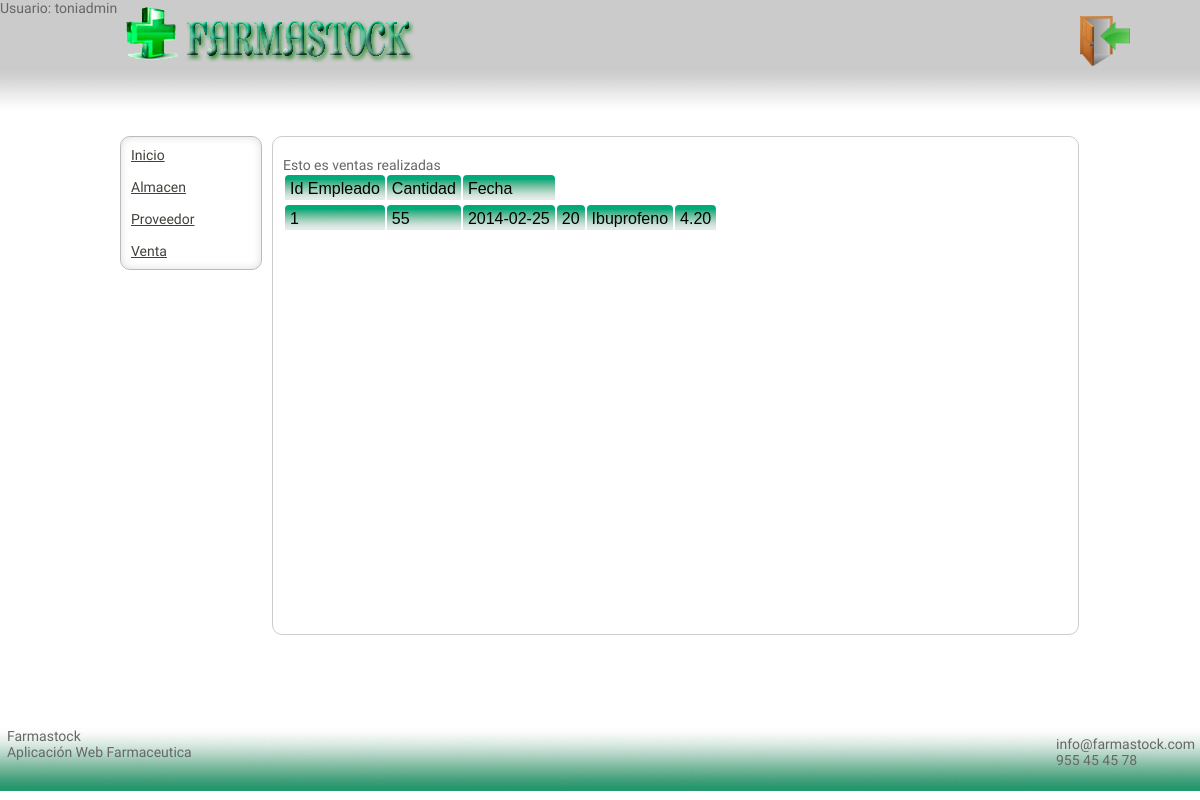
The page /ventas_realizadas.php (signed in) on the database its author committed.
### tables this page shows
CREATE TABLE IF NOT EXISTS `venta` (
  `id_empleado` int(11) NOT NULL,
  `id_producto` int(11) NOT NULL,
  `fecha` date NOT NULL,
  `cantidad` int(4) NOT NULL,
  `nombre_prod` varchar(50) NOT NULL,
  `precio_unidad` decimal(5,2) NOT NULL,
  UNIQUE KEY `id_emple` (`id_empleado`,`id_producto`),
  KEY `id_product` (`id_producto`)
);

### ventas_realizadas.php (the view, shortened to what this page needs)
<!DOCTYPE html PUBLIC "-//W3C//DTD XHTML 1.0 Transitional//ES" "http://www.w3.org/TR/xhtml1/DTD/xhtml1-transitional.dtd">
<html xmlns="http://www.w3.org/1999/xhtml">
<head>
<link href="css/principal.css" rel="stylesheet" type="text/css" />
</head>
<body>
<div class="container">
  <div class="header">
  <?php include("includes/cabecera.php"); ?>
     </div>
       <div class="logo_logout">
           <?php include("includes/logo_logout.php"); ?>
       </div>
  <div class="menuizqu">
      <?php include("includes/menuizquierda.php"); ?>
  </div>
  <div class="content">
 <p>Esto es ventas realizadas </p>
 <?php
$query = 'SELECT * FROM venta';
$result = mysql_query($query) or die('Consulta fallida: ' . mysql_error());
echo "<table border=0 class=\"tabla\" >\n";
echo "<tr> <td>Id Empleado</td> <td> Cantidad</td> <td>Fecha</td> </tr>";
while ($line = mysql_fetch_array($result, MYSQL_ASSOC)) {
    echo "\t<tr>\n";
    foreach ($line as $col_value) {
	    echo "\t\t<td>$col_value</td> \n";
    }
	echo "\t</tr>\n";
}
echo "</table>\n";
?>
  </div>
  <div class="footer">
    <?php include("includes/pie.php");?>
    </div>
  </div>
</body>
</html>

### css/principal.css (style rules this page uses)
body { font-family: 'Exo 2', sans-serif; margin: 0; padding: 0; color: #666; background-color: #FFFFFF; background-image: url(../images/fondo.jpg); background-repeat: repeat-x; background-position: left top; font-size: 14px; }
p { margin: 0px; padding: 0px; }
.container { width: 960px; margin: 0 auto; }
.menuizqu { float: left; background-color:#fff; border:1px solid #bbbabc; width:120px; border-radius:10px; -moz-border-radius:10px; -webkit-border-radius:10px; box-shadow:inset 0 0 8px #dcddde; -moz-box-shadow:inset 0 0 8px #dcddde; -webkit-box-shadow:inset 0 0 8px #dcddde; margin-top: 120px; margin-right: 10px; padding: 10px; }
.content { width: 785px; float: left; background-color:#fff; border:1px solid #CCCCCC; border-radius:10px; -moz-border-radius:10px; -webkit-border-radius:10px; margin-top: 120px; padding-top: 20px; margin-bottom: 10px; padding-right: 10px; padding-bottom: 10px; padding-left: 10px; height: 467px; overflow: auto; }
.footer { position:fixed; top:91%; left:0%; height:10%; width:100%; background-color: #FFFFFF; background-image: url(../images/fondo_pie.jpg); background-repeat: repeat-x; background-position: left top; }
.logo_logout { position:absolute; top:2%; left:90%; }
.tabla td { padding: 5px; font-size: 16px; border-radius: 4px; background-image: url(../images/fondo_tr.png); background-repeat: repeat-x; color: #000000; border-right-color: #999999; font-family: "“Trebuchet MS”", Arial; }

### rows shown on the page
venta: id_empleado "1", id_producto "55", fecha "2014-02-25", cantidad "20", nombre_prod "Ibuprofeno", precio_unidad "4.20"

### other values the page prints
$_SESSION['login_usuario'] "toniadmin"
